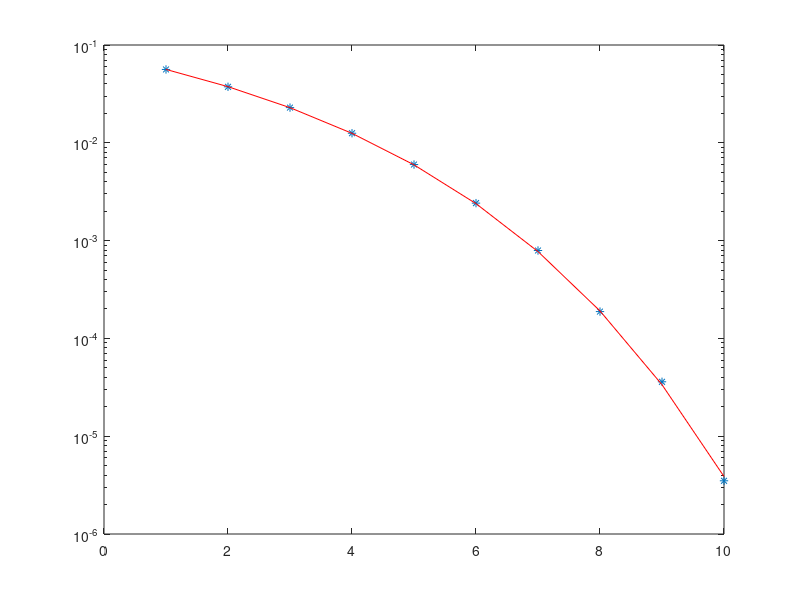

Write MATLAB code to recreate this figure.
N = 1000000;
dd = []; % Clear demodulated data array in advance
for i = 1:10
    ebn0(i) = i;
    EsN0 = 2*10.^(ebn0(i)/10);  % Multiplied by 2 because there are 2 
  % bits/symbol
    sigma = sqrt(2/(2*EsN0)); % Signal power S = 2
    d = randi(2,2,N)-1;
    b = 2*d(1,:)-1 + j*(2*d(2,:)-1);
    r = b + sigma*randn(1,N) + j*sigma*randn(1,N);
    dd(1,:) = (real(r)>0);  % Apply threshold to real part for 1st
    dd(2,:) = (imag(r)>0);  % bit, and to imaginary part for 2nd 
    e = (dd ~= d);
    ber(i) = sum(sum(e))/(2*N); % sum(sum(e)) because e is a 2D 
  % matrix, and there are 2N bits
end
semilogy(ebn0,ber,'*')
hold on
EbN0 = 10.^(ebn0/10);
semilogy(ebn0,qfunc(sqrt(2*EbN0)),'r')
axis([0 10 10^-6 10^-1])
